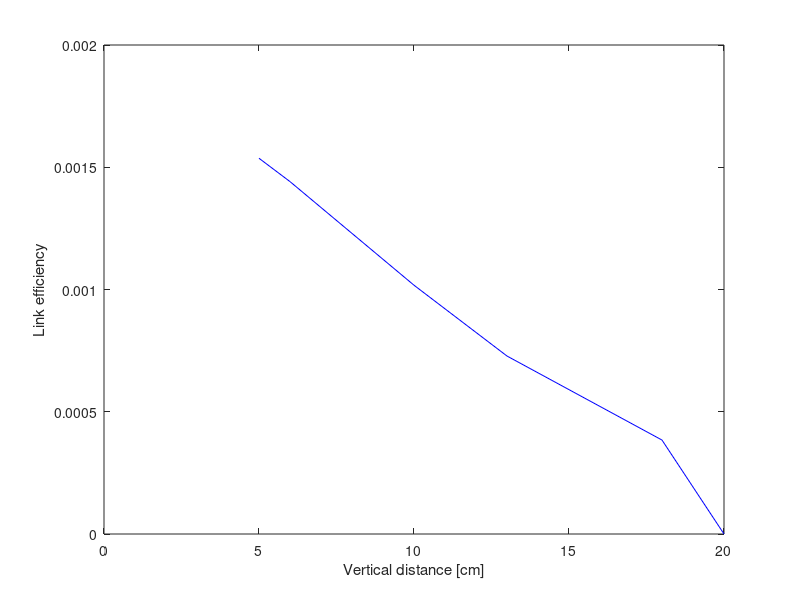

MATLAB code for this plot:

y= [0.00153676078293129, 0.00144130440783358, 0.00101754187294859, 0.000727893036067964, 0.000384235611773004, 3.16969707813076e-21];
x = [5,6,10,13,18,20];
plot(x,y,'b');
xlabel('Vertical distance [cm]');
ylabel('Link efficiency'); 